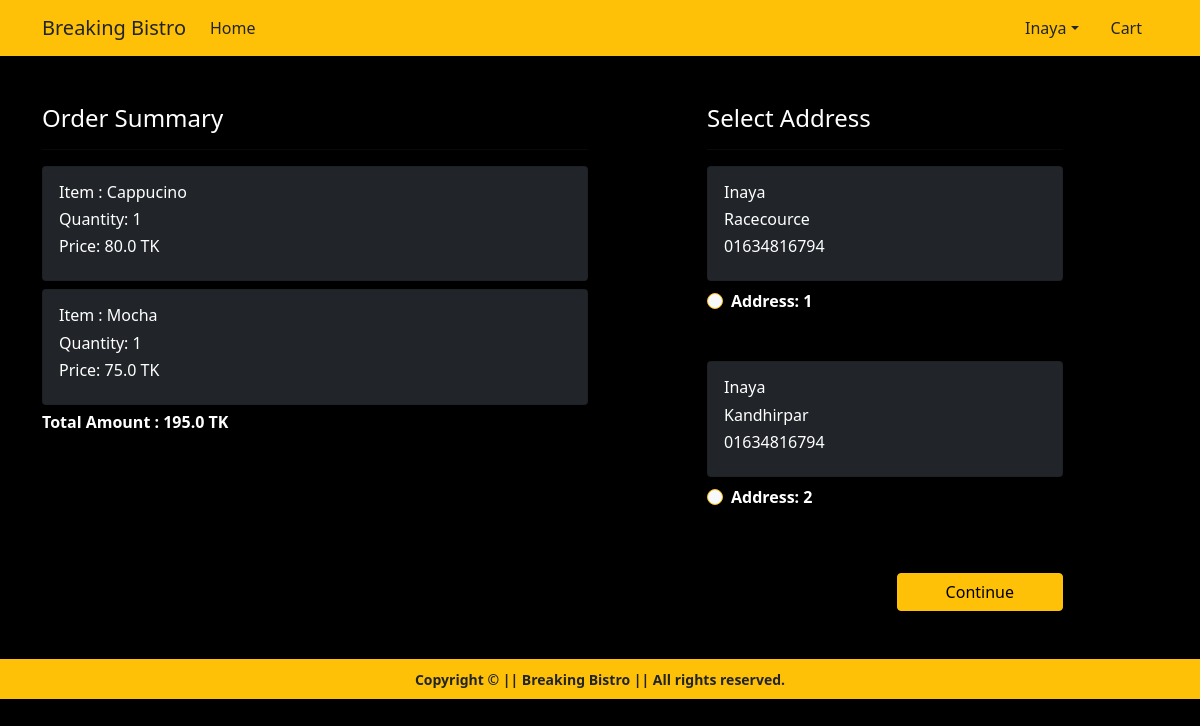
Screenshot of /checkout/ (signed in) with the database file from the repository.
### app/models.py (models this page shows, shortened)
class Cart(models.Model):
    user = models.ForeignKey(User, on_delete=models.CASCADE)
    product = models.ForeignKey(Product, on_delete=models.CASCADE)
    quantity = models.PositiveIntegerField(default=1)
    @property
    def total_cost(self):
        return self.quantity * self.product.price

class Product(models.Model):
    title = models.CharField(max_length=200)
    price = models.FloatField()
    category = models.CharField(choices = CATEGORY_CHOICES, max_length=5)
    product_image = models.ImageField(upload_to = 'productimg' )

class Customer(models.Model):
    user = models.ForeignKey(User, on_delete=models.CASCADE)
    name = models.CharField(max_length=100)
    address = models.CharField(max_length=300)
    mobileno = models.CharField(max_length=11)

### app/views.py (the view)
# urls.py: path('checkout/', views.checkout, name='checkout'),
def checkout(request):
    user = request.user
    add = Customer.objects.filter(user=user)
    cart_item = Cart.objects.filter(user=user)
    amount = 0.0
    delivary_charge = 40.00
    totalamount = 0.0
    cart_product = [p for p in Cart.objects.all() if p.user == request.user]
    if cart_product:
        for p in cart_product:
            tempamount =(p.quantity * p.product.price)
            amount += tempamount
        totalamount = amount + delivary_charge
    return render(request, 'app/checkout.html', {'add':add, 'totalamount': totalamount, 'cart_item':cart_item})

### app/templates/app/checkout.html
{% extends 'app/base.html' %}
{% load static %}
{% block main-content %}
<div class="container">
 <div class="row mt-5">
  <div class="col-sm-6">
    <h4 class="text-white">Order Summary</h4>
    <hr>
    {% for item in cart_item %}
      <div class="card mb-2 bg-dark text-white">
        <div class="card-body">
          <h6>Item : {{item.product.title}}</h6>
          <h6>Quantity: {{item.quantity}}</h6>
          <h6>Price: {{item.total_cost}} TK</h6>
        </div>
      </div>
      {% endfor %}
      <h6 class="fw-bold text-white">Total Amount : {{totalamount}} TK</h6>
    </div>
  <div class="col-sm-4 offset-sm-1">
    <h4 class="text-white">Select Address</h4>
    <hr>
    <form action="/orderdone">
    {% for ad in add %}
      <div class="card bg-dark text-white">
        <div class="card-body">
        <h6>{{ad.name}}</h6>
        <h6>{{ad.address}}</h6>
        <h6>{{ad.mobileno}}</h6>
        </div>
      </div>
        <div class="form-check mt-2 mb-5">
          <input class="form-check-input bg-light btn-warning" type="radio" name="custid" id="custadd{{forloop.counter}}" value="{{ad.id}}">
          <label class="form-check-label text-white fw-bold" for="custadd{{forloop.counter}}">Address: {{forloop.counter}} </label>
        </div>
      {% endfor %}
        <div class="text-end">
          <button type="submit" class="btn btn-warning mt-3 px-5 ">Continue</button>
        </div>
      </form>
    </div>
  </div>
</div>
{% endblock main-content %}

### app/templates/app/base.html (shortened to what this page needs)
<!doctype html>
{% load static %}
<html lang="en">
  <head>
    <link href="https://cdn.jsdelivr.net/npm/bootstrap@5.0.0-beta1/dist/css/bootstrap.min.css" rel="stylesheet">
    <link rel="stylesheet" href="{% static 'app/css/owl.carousel.min.css' %}">
    <link rel="stylesheet" href="{% static 'app/css/all.min.css' %}">
    <link rel="stylesheet" href="{% static 'app/css/style.css' %}">
  </head>
  <body class="body">
    <nav class="navbar navbar-expand-lg navbar-dark bg-warning ">
     <div class="container">
       <a class="navbar-brand text-dark" href="/">Breaking Bistro</a>
       <div class="collapse navbar-collapse" id="navbarSupportedContent">
         <ul class="navbar-nav me-auto mb-2 mb-lg-0">
           <li class="nav-item">
             <a class="nav-link active text-dark" aria-current="page" href="/">Home</a>
           </li>
         </ul>
         <div>
          <ul class="navbar-nav me-auto mb-2 mb-lg-0">
          {% if request.user.is_authenticated %}
           <li class="nav-item dropdown mx-2 text-dark">
              <a class="nav-link dropdown-toggle text-dark" href="#" id="profileDropdown" role="button" data-bs-toggle="dropdown" aria-expanded="false">{{request.user.username|capfirst}}</a>
            </li>
            <li class="nav-item mx-2">
             <a href="{% url 'showcart' %}" class="nav-link text-dark"> Cart </a>
            </li>
          {% endif %}
          </ul>
         </div>
       </div>
     </div>
    </nav>
    {% block main-content %} {% endblock main-content %}
    <footer class="container-fluid container-dark bg-warning text-center  p-2 mt-5">
        <small class="text-dark"><b>Copyright &copy;  || Breaking Bistro || All rights reserved. </b> </small>
    </footer>
  </body>
</html>

### app/static/app/css/style.css (style rules this page uses)
.body { background-color: black; }

### rows the page displays
Cart: product "Cappucino", quantity "1", total_cost "80.0"
Cart: product "Mocha", quantity "1", total_cost "75.0"
Customer: name "Inaya", address "Racecource", mobileno "01634816794"
Customer: name "Inaya", address "Kandhirpar", mobileno "01634816794"

### other values shown
{{ request.user.username|capfirst }} "Inaya"
{{ totalamount }} "195.0"
